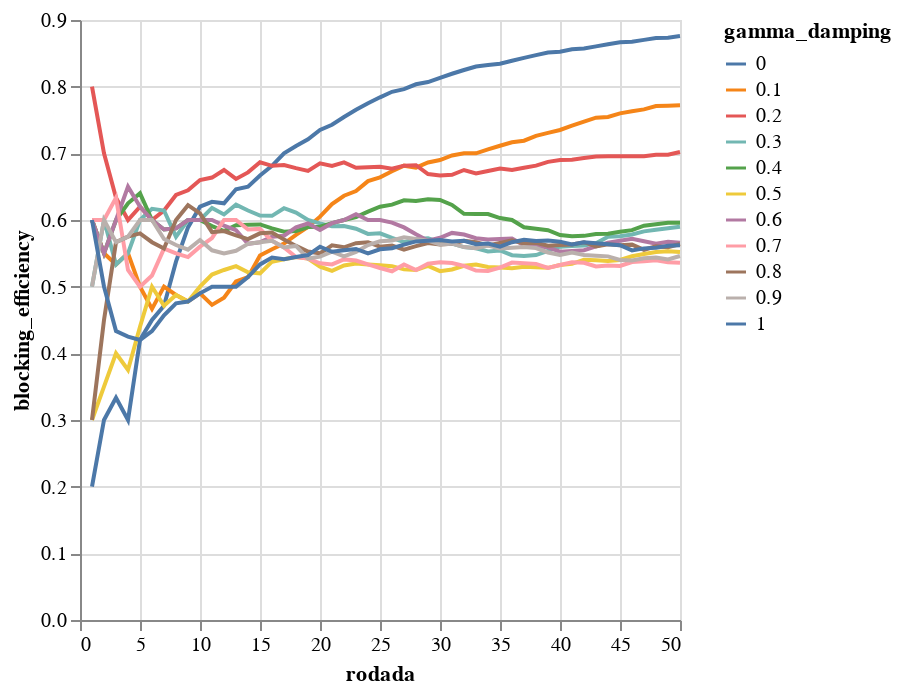

Here is the notebook cell this chart was saved with:
### Code cell
alt.Chart(db.groupby(['rodada','gamma_damping'])['blocking_efficiency'].mean().reset_index()).mark_line().encode(
      x = 'rodada',
      y = 'blocking_efficiency',
      color = 'gamma_damping:N', tooltip = ['gamma_damping']
)

### Figure 1 — Vega-Lite specification as saved in the notebook (floating-point values rounded to 4 significant figures; data arrays with more than 128 entries replaced by an {"elided": "..."} marker saying what was removed)
{"config": {"view": {"continuousWidth": 300, "continuousHeight": 300}}, "data": {"name": "data-bc0b09ae7d9c00b0b94e285eb90b3e19"}, "mark": {"type": "line"}, "encoding": {"color": {"field": "gamma_damping", "type": "nominal"}, "tooltip": [{"field": "gamma_damping", "type": "quantitative"}], "x": {"field": "rodada", "type": "quantitative"}, "y": {"field": "blocking_efficiency", "type": "quantitative"}}, "$schema": "https://vega.github.io/schema/vega-lite/v5.17.0.json", "datasets": {"data-bc0b09ae7d9c00b0b94e285eb90b3e19": {"elided": "550 records"}}}
